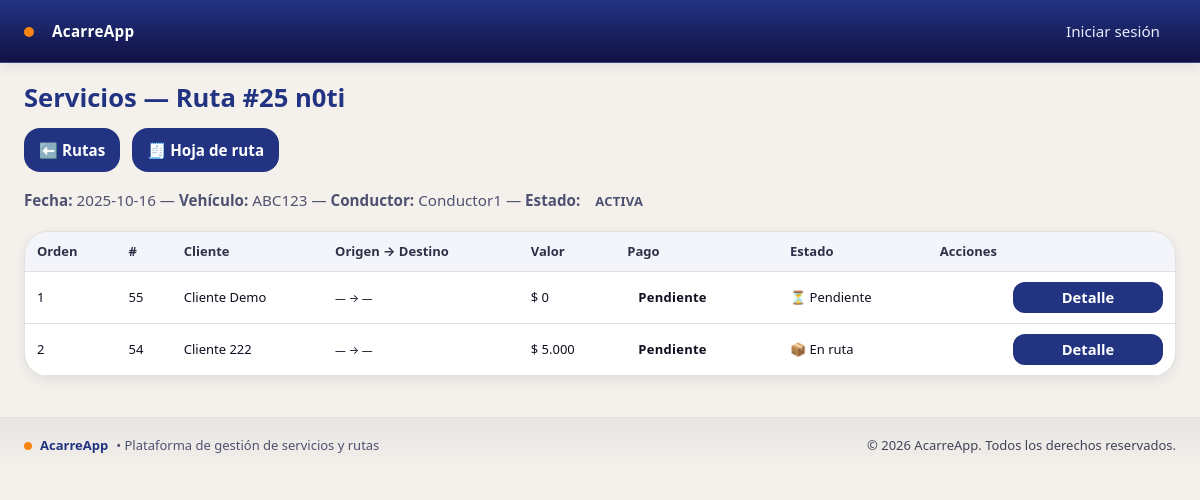
/servicios/por-ruta/25/, run on an earlier commit of the app's database.
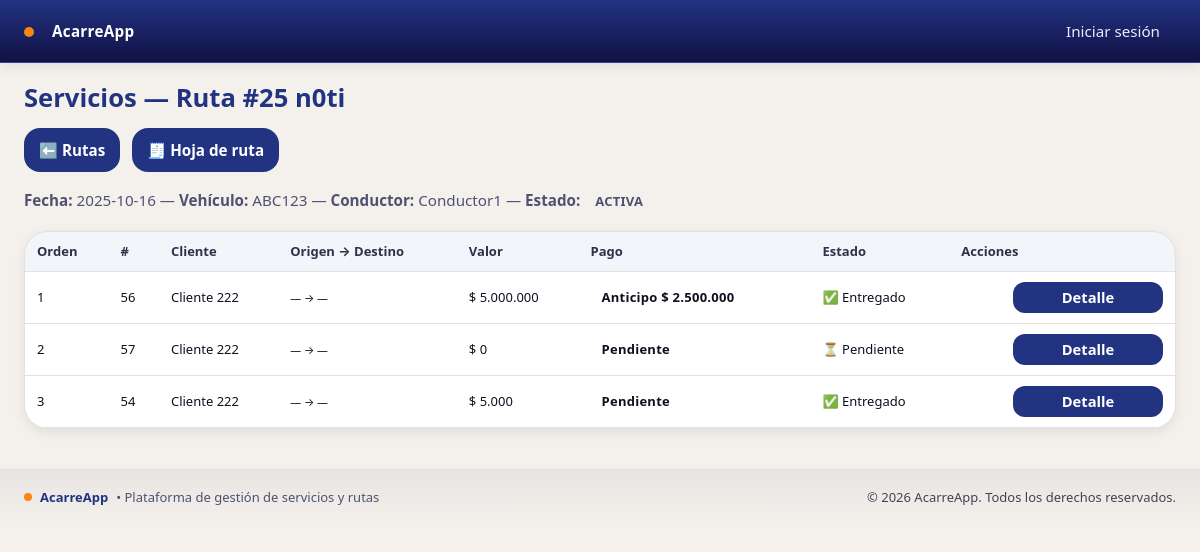
And on a later commit of the database.
### rutas/models.py (models this page shows, shortened)
class Ruta(models.Model):
    empresa = models.ForeignKey(Empresa, on_delete=models.CASCADE)
    fecha_salida = models.DateField()
    vehiculo = models.ForeignKey(Vehiculo, on_delete=models.PROTECT)
    conductor = models.ForeignKey(User, on_delete=models.PROTECT)
    base_efectivo = models.DecimalField(max_digits=10, decimal_places=2, default=200000)
    estado = models.CharField(max_length=20, choices=[('ACTIVA', 'Activa'), ('CERRADA', 'Cerrada')], default='ACTIVA')
    nombre = models.CharField(max_length=150, blank=True, help_text="Ej: Jardin - Medellin - Jardin")
    created_at = models.DateTimeField(auto_now_add=True)

### empresa/models.py (models this page shows)
class Vehiculo(models.Model):
    empresa = models.ForeignKey(Empresa, on_delete=models.PROTECT)
    placa = models.CharField(max_length=15)
    marca = models.CharField(max_length=60, blank=True)
    modelo = models.CharField(max_length=60, blank=True)
    activo = models.BooleanField(default=True)
    class Meta:
        unique_together = [('empresa','placa')]
        ordering = ['placa']
    def __str__(self):
        return self.placa

class Cliente(models.Model):
    empresa = models.ForeignKey(Empresa, on_delete=models.PROTECT)
    nombre = models.CharField(max_length=120)
    contacto = models.CharField(max_length=120, blank=True)
    telefono = models.CharField(max_length=50, blank=True)
    direccion = models.CharField(max_length=200, blank=True)
    activo = models.BooleanField(default=True)
    class Meta:
        unique_together = [('empresa','nombre')]
        ordering = ['nombre']
    def __str__(self):
        return self.nombre

### servicios/models.py (models this page shows, shortened)
class Servicio(models.Model):
    PENDIENTE = 'PEND'
    ANTICIPO = 'ANT'
    PAGADO = 'PAG'
    ESTADOS = [(PENDIENTE,'Pendiente'), (ANTICIPO,'Recibir anticipo'), (PAGADO,'Pagado')]
    cliente = models.ForeignKey('empresa.Cliente', on_delete=models.PROTECT)
    ruta = models.ForeignKey('rutas.Ruta', on_delete=models.CASCADE, related_name='servicios')
    valor = models.PositiveIntegerField(default=0)
    estado_pago = models.CharField(max_length=4, choices=ESTADOS, default=PENDIENTE)
    anticipo = models.PositiveIntegerField(default=0)
    origen = models.CharField(max_length=200, blank=True)
    destino = models.CharField(max_length=200, blank=True)
    notas = models.TextField(blank=True)
    recogido = models.BooleanField(default=False)
    entregado = models.BooleanField(default=False)
    recogido_en = models.DateTimeField(null=True, blank=True)
    lat_recogida = models.FloatField(null=True, blank=True)
    lon_recogida = models.FloatField(null=True, blank=True)
    entregado_en = models.DateTimeField(null=True, blank=True)
    lat_entrega = models.FloatField(null=True, blank=True)
    lon_entrega = models.FloatField(null=True, blank=True)
    orden = models.PositiveIntegerField(default=0, db_index=True)
    cantidad = models.PositiveIntegerField(
        default=1,
        validators=[MinValueValidator(1)],
        help_text="Número de unidades asociadas al servicio (mínimo 1)."
    )
    class Meta:
        ordering = ['ruta', 'orden', 'id']

### servicios/views.py (the view)
# urls.py: path('ruta/<int:ruta_id>/', views.ServiciosPorRutaView.as_view(), name='por_ruta'),  # ⬅️ nuevo
class ServiciosPorRutaView(ListView):
    model = Servicio
    template_name = 'servicios/list_por_ruta.html'
    context_object_name = 'servicios'
    paginate_by = 50
    def dispatch(self, request, *args, **kwargs):
        ruta_id = kwargs.get('ruta_id')
        try:
            emp = get_current_empresa()
            self.ruta = get_object_or_404(Ruta.objects.select_related('conductor','vehiculo'),
                                          pk=ruta_id, empresa=emp)
        except Exception:
            self.ruta = get_object_or_404(Ruta.objects.select_related('conductor','vehiculo'),
                                          pk=ruta_id)
        role = getattr(getattr(request.user, 'userprofile', None), 'rol', '')
        if role == 'CONDUCTOR' and not (request.user.is_staff or request.user.is_superuser):
            if self.ruta.conductor_id != request.user.id:
                messages.error(request, 'No autorizado para ver esta ruta.')
                from django.shortcuts import redirect
                return redirect('rutas:list')
        return super().dispatch(request, *args, **kwargs)
    def get_queryset(self):
        return (Servicio.objects
                .select_related('cliente','ruta')
                .filter(ruta=self.ruta)
                .order_by('orden', 'id'))
    def get_context_data(self, **kwargs):
        ctx = super().get_context_data(**kwargs)
        user = self.request.user
        role = getattr(getattr(user, 'userprofile', None), 'rol', '')
        ctx.update({
            'ruta': self.ruta,
            'es_conductor': role == 'CONDUCTOR',
            'es_gerente': user.is_superuser or user.is_staff or role == 'GERENTE',
        })
        return ctx

### templates/servicios/list_por_ruta.html (shortened to what this page needs)
{% extends "base.html" %}
{% load l10n formatting %}
{% block content %}
<div id="svc-list">
  <div class="d-flex justify-content-between align-items-center mb-2">
    <h1 class="m-0">Servicios — Ruta #{{ ruta.id }} {{ ruta.nombre|default:"" }}</h1>
  </div>
  <div class="top-actions">
    <a class="btn btn-outline-secondary" href="{% url 'rutas:list' %}">⬅️ Rutas</a>
    {% if ruta and ruta.pk %}
      <a class="btn btn-outline-dark" href="{% url 'rutas:hoja' ruta.pk %}">🧾 Hoja de ruta</a>
    {% endif %}
  </div>
  <p class="text-muted">
    <strong>Fecha:</strong> {{ ruta.fecha_salida|date:"Y-m-d" }} —
    <strong>Vehículo:</strong> {{ ruta.vehiculo|default:"—" }} —
    <strong>Conductor:</strong> {{ ruta.conductor.username|default:"—" }} —
    <strong>Estado:</strong>
    {% if ruta.estado == 'ACTIVA' %}<span class="badge text-bg-success">ACTIVA</span>
    {% else %}<span class="badge text-bg-secondary">CERRADA</span>{% endif %}
  </p>
  <div class="card only-desktop">
    <div class="table-responsive">
      <table class="table table-striped table-hover align-middle mb-0">
        <thead class="table-light">
          <tr>
            <th>Orden</th>
            <th>#</th>
            <th>Cliente</th>
            <th>Origen → Destino</th>
            <th class="text-end">Valor</th>
            <th>Pago</th>
            <th>Estado</th>
            <th class="text-center">Acciones</th>
          </tr>
        </thead>
        <tbody id="tabla-servicios">
          {% for s in servicios %}
          <tr data-id="{{ s.id }}">
            <td>{{ s.orden }}</td>
            <td>{{ s.id }}</td>
            <td>{{ s.cliente }}</td>
            <td><small>{{ s.origen|default:"—" }} → {{ s.destino|default:"—" }}</small></td>
            <td class="text-end">{{ s.valor|money }}</td>
            <td>
              {% if s.estado_pago == 'PAG' %}
                <span class="badge text-bg-success">Pagado</span>
              {% elif s.estado_pago == 'ANT' %}
                <span class="badge text-bg-warning">Anticipo {{ s.anticipo|money }}</span>
              {% else %}
                <span class="badge text-bg-secondary">Pendiente</span>
              {% endif %}
            </td>
            <td>
              {% if s.entregado %}✅ Entregado
              {% elif s.recogido %}📦 En ruta
              {% else %}⏳ Pendiente{% endif %}
            </td>
            <td class="actions">
              <div class="row-actions">
                <a class="btn btn-outline-primary btn-compact" href="{% url 'servicios:detail' s.id %}">Detalle</a>
              </div>
            </td>
          </tr>
          {% empty %}
            <tr>
              <td colspan="{% if es_gerente and ruta.estado == 'ACTIVA' %}9{% else %}8{% endif %}" class="text-center text-muted py-4">
                Sin servicios en esta ruta.
              </td>
            </tr>
          {% endfor %}
        </tbody>
      </table>
    </div>
  </div>
</div>
{% endblock %}

### templates/base.html (shortened to what this page needs)
{% load static %}
<!doctype html>
<html lang="es">
  <head>
    <link rel="stylesheet" href="{% static 'css/acarreapp.css' %}">
  </head>
  <body>
    {% include "includes/navbar.html" %}
    <main id="contenido" class="section container">
      {% block content %}{% endblock %}
    </main>
    {% include "includes/footer.html" %}
  </body>
</html>

### templates/includes/navbar.html (shortened to what this page needs)
<header class="navbar">
  <div class="container nav-inner" style="padding-left:18px; padding-right:18px;">
    <a class="brand" href="{% url 'rutas:list' %}" style="display:flex;align-items:center;gap:10px;">
      <span class="dot" style="margin-left:6px;margin-right:8px;transform:translateY(1px);"></span>
      <span>AcarreApp</span>
    </a>
    {% if request.user.is_authenticated %}
      {% with rol=request.user.userprofile.rol|default_if_none:'' %}
        {% if request.user.is_superuser or request.user.is_staff or rol == 'GERENTE' %}
          <nav class="nav main-nav" aria-label="Navegación principal">
            <a href="{% url 'rutas:list' %}">Rutas</a>
            <a href="{% url 'empresa:clientes_list' %}">Clientes</a>
            <a href="{% url 'dashboard:home' %}">Dashboard</a>
          </nav>
        {% else %}
          <nav class="nav main-nav" aria-label="Navegación principal">
            <a href="{% url 'rutas:list' %}">Rutas</a>
          </nav>
        {% endif %}
        <style>
          /* Chip base */
          .userchip {
            display:inline-flex; align-items:center; gap:10px;
            padding:6px 12px; border-radius:999px;
            background:rgba(255,255,255,.10);
            border:1px solid rgba(255,255,255,.18);
            backdrop-filter:saturate(120%) blur(6px);
            cursor:pointer;
          }
          .userchip .avatar {
            display:grid; place-items:center;
            width:28px; height:28px; border-radius:999px;
            background:#ff8a00; color:#111; font-weight:800; font-size:14px;
          }
          .userchip .meta { display:flex; flex-direction:column; line-height:1; }
          .userchip .name { font-weight:600; }
          .userchip .role { font-size:.8rem; opacity:.85; }
          .userchip .caret { font-size:12px; opacity:.9; }
          /* ===== MÓVIL: compacto (solo avatar + flechita) ===== */
          @media (max-width: 640px){
            .userchip { padding:6px 8px; gap:6px; }
            .userchip .meta { display:none; }
            .userchip .caret { display:inline; }
          }
        </style>
        <div class="menu-right" style="display:flex;align-items:center;gap:10px;">
          <button class="userchip" id="userchip" aria-haspopup="true" aria-expanded="false"
                  title="{{ request.user.get_full_name|default:request.user.username }}">
            <span class="avatar">
              {{ request.user.get_full_name|default:request.user.username|first|upper }}
            </span>
            <span class="meta">
              <span class="name">{{ request.user.get_full_name|default:request.user.username }}</span>
              {% if rol %}<span class="role">{{ rol|title }}</span>{% endif %}
            </span>
            <span class="caret">▾</span>
          </button>
          <div class="dropdown" id="userdropdown" hidden role="menu"
               style="position:absolute;right:18px;top:56px;background:#fff;color:#111;
                      border:1px solid rgba(0,0,0,.08);border-radius:12px;
                      box-shadow:0 8px 24px rgba(0,0,0,.15);padding:10px;z-index:1000;">
            <form method="post" action="{% url 'logout' %}" style="display:inline;">
              {% csrf_token %}
              <button type="submit" class="btn btn-link p-0"
                      style="background:none;border:none;color:#111;text-decoration:none;
                             padding:6px 10px;border-radius:8px;display:block;">
                Salir
              </button>
            </form>
          </div>
        </div>
      {% endwith %}
    {% else %}
      <nav class="nav main-nav" aria-label="Navegación principal">
        <a href="{% url 'login' %}">Iniciar sesión</a>
      </nav>
    {% endif %}
  </div>
</header>

### templates/includes/footer.html
<footer class="footer">
  <div class="container footer-inner">
    <div class="brandline">
      <span class="dot" style="width:8px;height:8px;border-radius:50%;background:var(--accent-500)"></span>
      <strong>AcarreApp</strong>
      <span class="text-muted">• Plataforma de gestión de servicios y rutas</span>
    </div>
    <div class="legal">
      © {% now "Y" %} AcarreApp. Todos los derechos reservados.
    </div>
  </div>
</footer>

What changed in the data, as far as the page shows it:
removed Servicio: orden "1", id "55", cliente "Cliente Demo", origen "—", destino "—", valor "$ 0", estado_pago "Pendiente", entregado "⏳ Pendiente"
added Servicio: orden "1", id "56", cliente "Cliente 222", origen "—", destino "—", valor "$ 5.000.000", anticipo "$ 2.500.000", entregado "✅ Entregado"
added Servicio: orden "2", id "57", cliente "Cliente 222", origen "—", destino "—", valor "$ 0", estado_pago "Pendiente", entregado "⏳ Pendiente"
changed Servicio id 54: orden "2" → "3"; entregado "📦 En ruta" → "✅ Entregado"
